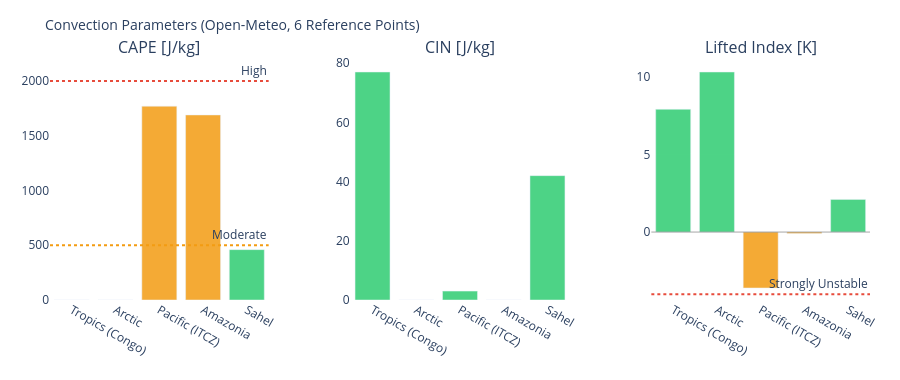

Source (notebook cell):
### Markdown cell above
---
## 3. Visualizations

### Code cell
# ============================================================
# CAPE / CIN / LIFTED INDEX – Convection potential
# ============================================================

if not df_atm.empty:
    fig = make_subplots(
        rows=1, cols=3,
        subplot_titles=['CAPE [J/kg]', 'CIN [J/kg]', 'Lifted Index [K]'],
        horizontal_spacing=0.1
    )
    pts = df_atm['point'].tolist()
    pt_colors = ['#E85D24','#185FA5','#888780','#378ADD','#639922','#F2A623']

    # CAPE – höher = mehr Gewitterpotential
    cape_vals = df_atm['cape'].fillna(0).tolist()
    cape_colors = ['#e74c3c' if v > 2000 else '#f39c12' if v > 500 else '#2ecc71'
                   for v in cape_vals]
    fig.add_trace(go.Bar(x=pts, y=cape_vals, marker_color=cape_colors,
                         opacity=0.85, showlegend=False), row=1, col=1)
    fig.add_hline(y=2000, line_dash='dot', line_color='#e74c3c',
                  annotation_text='High', row=1, col=1)
    fig.add_hline(y=500,  line_dash='dot', line_color='#f39c12',
                  annotation_text='Moderate', row=1, col=1)

    # CIN – negativer = stärker gedeckelt (weniger Auslöse)
    cin_vals = df_atm['cin'].fillna(0).tolist()
    cin_colors = ['#e74c3c' if v < -200 else '#f39c12' if v < -50 else '#2ecc71'
                  for v in cin_vals]
    fig.add_trace(go.Bar(x=pts, y=cin_vals, marker_color=cin_colors,
                         opacity=0.85, showlegend=False), row=1, col=2)

    # Lifted Index – negativ = instabil
    li_vals = df_atm['li'].fillna(0).tolist()
    li_colors = ['#e74c3c' if v < -4 else '#f39c12' if v < 0 else '#2ecc71'
                 for v in li_vals]
    fig.add_trace(go.Bar(x=pts, y=li_vals, marker_color=li_colors,
                         opacity=0.85, showlegend=False), row=1, col=3)
    fig.add_hline(y=0, line_color='gray', line_width=0.7, row=1, col=3)
    fig.add_hline(y=-4, line_dash='dot', line_color='#e74c3c',
                  annotation_text='Strongly Unstable', row=1, col=3)

    fig.update_layout(
        title=dict(text='Convection Parameters (Open-Meteo, 6 Reference Points)', font=dict(size=14)),
        height=380, plot_bgcolor='rgba(0,0,0,0)', paper_bgcolor='rgba(0,0,0,0)',
        margin=dict(l=50, r=30, t=60, b=80)
    )
    fig.update_xaxes(tickangle=30)
    fig.show()

### Figure 1 — Plotly figure (JSON) as saved in the notebook; plotly's stock layout.template omitted (floating-point values rounded to 4 significant figures)
{"data": [{"marker": {"color": ["#2ecc71", "#2ecc71", "#f39c12", "#f39c12", "#2ecc71"]}, "opacity": 0.85, "showlegend": false, "type": "bar", "x": ["Tropics (Congo)", "Arctic", "Pacific (ITCZ)", "Amazonia", "Sahel"], "xaxis": "x", "y": [0.0, 0.0, 1770.0, 1690.0, 460.0], "yaxis": "y"}, {"marker": {"color": ["#2ecc71", "#2ecc71", "#2ecc71", "#2ecc71", "#2ecc71"]}, "opacity": 0.85, "showlegend": false, "type": "bar", "x": ["Tropics (Congo)", "Arctic", "Pacific (ITCZ)", "Amazonia", "Sahel"], "xaxis": "x2", "y": [77.0, 0.0, 3.0, 0.0, 42.0], "yaxis": "y2"}, {"marker": {"color": ["#2ecc71", "#2ecc71", "#f39c12", "#f39c12", "#2ecc71"]}, "opacity": 0.85, "showlegend": false, "type": "bar", "x": ["Tropics (Congo)", "Arctic", "Pacific (ITCZ)", "Amazonia", "Sahel"], "xaxis": "x3", "y": [7.9, 10.3, -3.6, -0.1, 2.1], "yaxis": "y3"}], "layout": {"annotations": [{"font": {"size": 16}, "showarrow": false, "text": "CAPE [J/kg]", "x": 0.1333, "xanchor": "center", "xref": "paper", "y": 1.0, "yanchor": "bottom", "yref": "paper"}, {"font": {"size": 16}, "showarrow": false, "text": "CIN [J/kg]", "x": 0.5, "xanchor": "center", "xref": "paper", "y": 1.0, "yanchor": "bottom", "yref": "paper"}, {"font": {"size": 16}, "showarrow": false, "text": "Lifted Index [K]", "x": 0.8667, "xanchor": "center", "xref": "paper", "y": 1.0, "yanchor": "bottom", "yref": "paper"}, {"showarrow": false, "text": "High", "x": 1, "xanchor": "right", "xref": "x domain", "y": 2000, "yanchor": "bottom", "yref": "y"}, {"showarrow": false, "text": "Moderate", "x": 1, "xanchor": "right", "xref": "x domain", "y": 500, "yanchor": "bottom", "yref": "y"}, {"showarrow": false, "text": "Strongly Unstable", "x": 1, "xanchor": "right", "xref": "x3 domain", "y": -4, "yanchor": "bottom", "yref": "y3"}], "height": 380, "margin": {"b": 80, "l": 50, "r": 30, "t": 60}, "paper_bgcolor": "rgba(0,0,0,0)", "plot_bgcolor": "rgba(0,0,0,0)", "shapes": [{"line": {"color": "#e74c3c", "dash": "dot"}, "type": "line", "x0": 0, "x1": 1, "xref": "x domain", "y0": 2000, "y1": 2000, "yref": "y"}, {"line": {"color": "#f39c12", "dash": "dot"}, "type": "line", "x0": 0, "x1": 1, "xref": "x domain", "y0": 500, "y1": 500, "yref": "y"}, {"line": {"color": "gray", "width": 0.7}, "type": "line", "x0": 0, "x1": 1, "xref": "x3 domain", "y0": 0, "y1": 0, "yref": "y3"}, {"line": {"color": "#e74c3c", "dash": "dot"}, "type": "line", "x0": 0, "x1": 1, "xref": "x3 domain", "y0": -4, "y1": -4, "yref": "y3"}], "title": {"font": {"size": 14}, "text": "Convection Parameters (Open-Meteo, 6 Reference Points)"}, "xaxis": {"anchor": "y", "domain": [0.0, 0.2667], "tickangle": 30}, "xaxis2": {"anchor": "y2", "domain": [0.3667, 0.6333], "tickangle": 30}, "xaxis3": {"anchor": "y3", "domain": [0.7333, 1.0], "tickangle": 30}, "yaxis": {"anchor": "x", "domain": [0.0, 1.0]}, "yaxis2": {"anchor": "x2", "domain": [0.0, 1.0]}, "yaxis3": {"anchor": "x3", "domain": [0.0, 1.0]}}}
